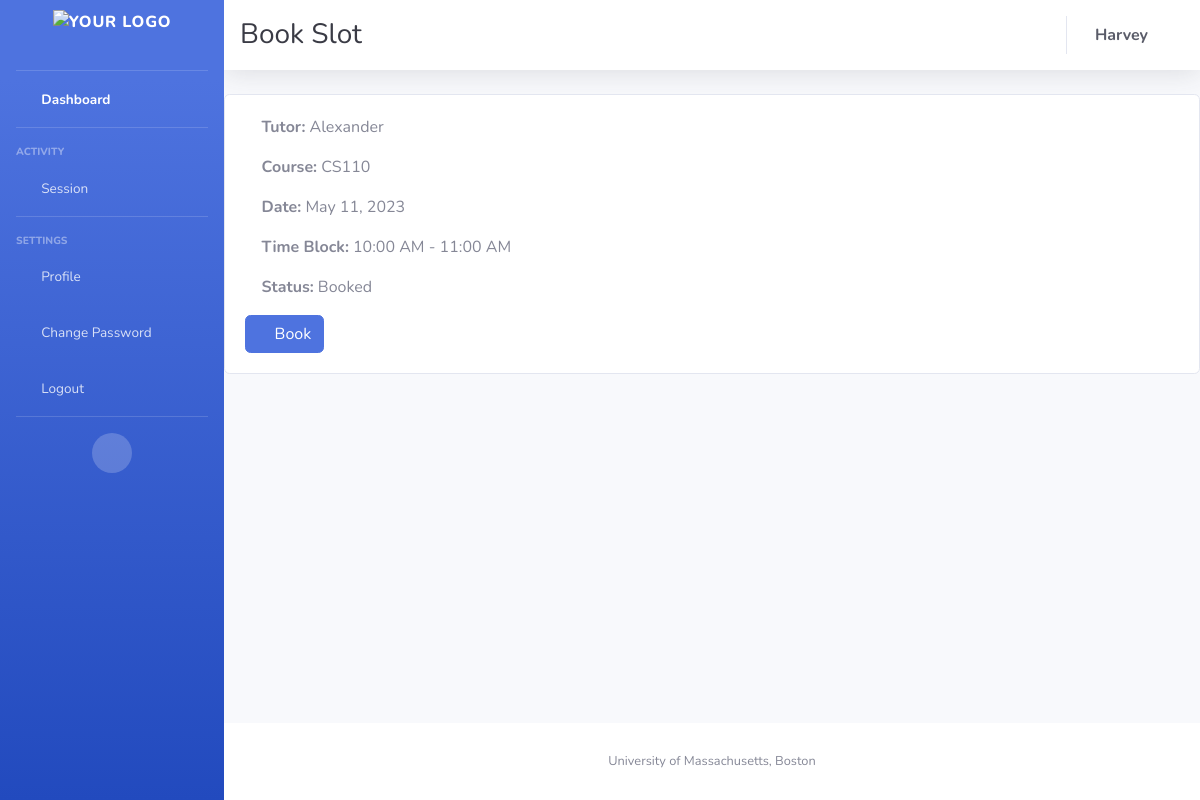
The app's page /bookingpage/37 (signed in) with its own data.
### appusers/models.py (models this page shows, shortened)
class Availability(models.Model):
    tutor = models.ForeignKey(Tutor, on_delete=models.CASCADE, null=True, blank=True, related_name='availabilities')
    date = models.DateField()
    timeblock = models.CharField(max_length=1, choices=TIMEBLOCK_CHOICES)
    booked_by = models.ForeignKey(Student, on_delete=models.SET_NULL, null=True, blank=True,
                                  related_name='booked_slots')
    course = models.ForeignKey(Course, on_delete=models.CASCADE)
    status = models.CharField(max_length=1, choices=STATUS_CHOICES)
    semester = models.CharField(max_length=25, null=True)

class Tutor(models.Model):
    user = models.OneToOneField(User, on_delete=models.CASCADE)
    courses = models.ManyToManyField(Course, related_name='tutors')
    profile_picture = models.URLField(default='static/images/favicons/Blue_logo.png', null=True, blank=True)
    def __str__(self):
        return self.user.username

class Course(models.Model):
    c_name = models.CharField(max_length=100)
    c_code = models.CharField(max_length=50, unique=True, null=False)
    def __str__(self):
        return self.c_name

### appusers/views.py (the view, shortened to what this page needs)
# urls.py: path('bookingpage/<int:availability_id>',book_slots , name='booking_page'),
@login_required
def book_slots(request, availability_id):
    availability = get_object_or_404(Availability, id=availability_id)
    if request.user.is_superuser:
        students = Student.objects.all()
        return render(request, 'booking_page.html', {'slot': availability, 'students': students})
    else:
        return render(request, 'booking_page.html', {'slot': availability})

### templates/booking_page.html (shortened to what this page needs)
{% extends "base.html" %}
{% block top_heading %}
    <h1 class="h3 mb-0 text-gray-900"></i> Book Slot</h1>
{% endblock %}
{% block content %}
    <div class="card">
        <div class="card-body">
            <p class="card-text"><i class="fas fa-chalkboard-teacher"></i> <strong>Tutor:</strong> {{ slot.tutor }}</p>
            <p class="card-text"><i class="fas fa-book"></i> <strong>Course:</strong> {{ slot.course }}</p>
            <p class="card-text"><i class="fas fa-calendar-alt"></i> <strong>Date:</strong> {{ slot.date }}</p>
            <p class="card-text"><i class="fas fa-clock"></i> <strong>Time Block:</strong> {{ slot.get_timeblock_display }}</p>
            <p class="card-text"><i class="fas fa-check-circle"></i> <strong>Status:</strong> {{ slot.get_status_display }}</p>
            {% if user.is_authenticated %}
                {% if user.is_superuser %}
                    <form method="POST" class="mt-3">
                        {% csrf_token %}
                        <div class="form-group">
                            <label for="student"><i class="fas fa-user-graduate"></i> Student:</label>
                            <select name="student" id="student" class="form-control">
                                <option value="">---Select Student---</option>
                                {% for student in slot.course.students.all %}
                                    <option value="{{ student.id }}">{{ student }}</option>
                                {% endfor %}
                            </select>
                        </div>
                        <button type="submit" class="btn btn-primary" onclick="return confirm('Are you sure you want to assign this slot?')"><i class="fas fa-user-plus"></i> Assign Student</button>
                    </form>
                {% else %}
                    <form method="POST" class="mt-3">
                        <button type="submit" class="btn btn-primary" onclick="return confirm('Are you sure you want to book this slot?')"><i class="fas fa-calendar-plus"></i> Book</button>
                    </form>
                {% endif %}
            {% else %}
                <p class="card-text mt-3">Please <a href="{% url 'login' %}">log in</a> or <a href="{% url 'register' %}">register</a> to book this slot.</p>
            {% endif %}
        </div>
    </div>
{% endblock %}

### templates/base.html (shortened to what this page needs)
{% load static %}
<!DOCTYPE html>
<html lang="en">
<head>
    <link href="{% static 'vendor/fontawesome-free/css/all.min.css' %}" rel="stylesheet" type="text/css">
    <link href="{% static 'css/sb-admin-2.min.css' %}" rel="stylesheet">
</head>
<body id="page-top">
<div id="wrapper">
    <ul class="navbar-nav bg-gradient-primary sidebar sidebar-dark accordion" id="accordionSidebar">
        <a class="sidebar-brand d-flex align-items-center justify-content-center" href="{% url 'home' %}">
            <img src="{% static 'images/favicons/UMB_White_logo.png' %}" alt="Your Logo" height="50">
        </a>
        <hr class="sidebar-divider my-0">
        <li class="nav-item active">
            <a class="nav-link" href="{% url 'home' %}">
                <i class="fas fa-fw fa-tachometer-alt"></i>
                <span>Dashboard</span></a>
        </li>
        <hr class="sidebar-divider">
        <div class="sidebar-heading">
            Activity
        </div>
        <li class="nav-item">
            <a class="nav-link collapsed" href="#" data-toggle="collapse" data-target="#collapseTwo"
               aria-expanded="true" aria-controls="collapseTwo">
                <i class="fas fa-fw fa-cog"></i>
                <span>Session</span>
            </a>
        </li>
        <hr class="sidebar-divider">
        <div class="sidebar-heading">
            Settings
        </div>
        {% if not request.user.is_superuser %}
        <li class="nav-item ">
            <a class="nav-link" href="{% url 'profile' %}">
                <i class="fas fa-fw fa-user"></i>
                <span>Profile</span></a>
        </li>
        {% endif %}
        <li class="nav-item ">
            <a class="nav-link" href="{% url 'change_password' %}">
                <i class="fas fa-fw fa-cogs"></i>
                <span>Change Password</span></a>
        </li>
        <li class="nav-item ">
            <a class="nav-link" data-toggle="modal" data-target="#logoutModal" href="{% url 'logout' %}">
                <i class="fas fa-fw fa-sign-out-alt"></i>
                <span>Logout</span></a>
        </li>
        <hr class="sidebar-divider d-none d-md-block">
        <div class="text-center d-none d-md-inline">
            <button class="rounded-circle border-0" id="sidebarToggle"></button>
        </div>
    </ul>
    <div id="content-wrapper" class="d-flex flex-column">
        <div id="content">
            <nav class="navbar navbar-expand navbar-light bg-white topbar mb-4 static-top shadow">
                {% block top_heading %}{% endblock %}
                <ul class="navbar-nav ml-auto">
                    <li class="nav-item dropdown no-arrow">
                        <a class="nav-link">
                            <span class="mr-4 font-weight-bold d-none d-lg-inline text-gray-800 ">{{ user.first_name}} {{ user.last_name}}</span>
                        </a>
                    </li>
                </ul>
            </nav>
            {% block content %}{% endblock %}
        </div>
        <footer class="sticky-footer bg-white">
            <div class="container my-auto">
                <div class="copyright text-center my-auto">
                    <span>University of Massachusetts, Boston</span>
                </div>
            </div>
        </footer>
    </div>
</div>
</body>
</html>

### records on screen
Availability: tutor "Alexander", course "CS110", date "May 11, 2023", timeblock "10:00 AM - 11:00 AM", status "Booked"

### other values on screen
{{ user.first_name }} "Harvey"
